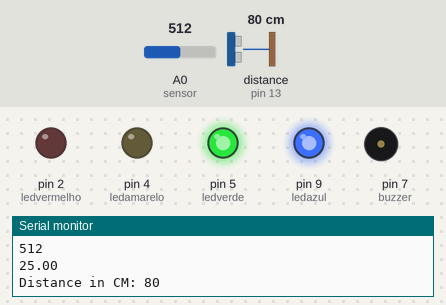
Recording of a sketch running on a simulated Arduino Uno, built with avr-gcc and run on an emulated ATmega328P. Shown: output pins drawn as LEDs (lit = HIGH), buzzer (waves = sounding), the last lines printed to the serial monitor. The inputs (shaded band) are chosen by the test bench; at power-on: distance to the obstacle (sensor on pin 13) 80 cm, A0 (sensor) = 512. Pins used as bus, display or sensor lines are not drawn.

Above: at 3.9 s.
4.0 s: distance to the obstacle (sensor on pin 13) set to 2 cm
At 8.4 s:
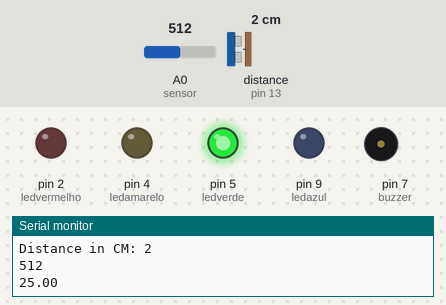
12.0 s: distance to the obstacle (sensor on pin 13) set to 59 cm
16.0 s: distance to the obstacle (sensor on pin 13) set to 68 cm
At 18.3 s:
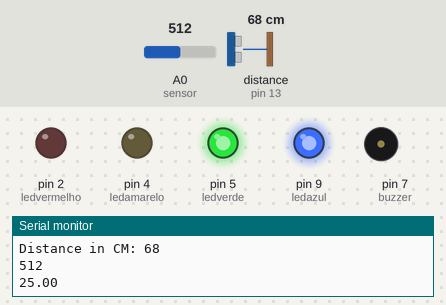
20.0 s: distance to the obstacle (sensor on pin 13) set to 4 cm
At 22.3 s:
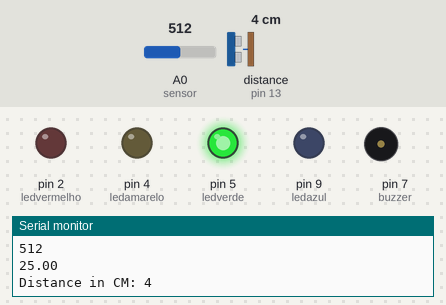
Timing chart, 0 to 23.8 s (numbered marks = the images above; inputs shaded):
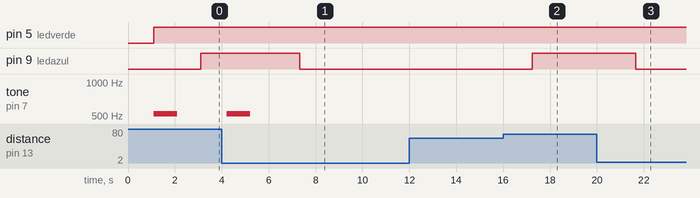

Measured:
- the behaviour switches between 63 and 64 cm on distance to the obstacle (sensor on pin 13) (found by bisection; images 1 and 2)
- after the input at 4.0 s, pin 9 (ledazul): HIGH → LOW after 3.3 s; tone on pin 7 (buzzer): goes on until 5.2 s, then stays silent
- after the input at 16.0 s, pin 9 (ledazul): LOW → HIGH after 1.2 s
- after the input at 20.0 s, pin 9 (ledazul): HIGH → LOW after 1.7 s

The sketch:

plantadenivel.ino
```cpp
#include <Ultrasonic.h>
int ledamarelo=4;
int ledverde=5;
int ledvermelho=2;
int ledazul=9;
int buzzer=7;

const int sensor =0;
double tempCelsius(int valorNTC){
  double temp;
  temp = log(((10240000 / valorNTC) - 10000));
  temp = 1 / (0.001129148 + (0.000234125+(0.0000000876741*temp*temp))*temp);
   return temp = temp - 273.15;
}


Ultrasonic ultrasonic(12, 13);
int distance;

void setup() {
  pinMode(ledamarelo, OUTPUT);
   pinMode(ledazul, OUTPUT);
    pinMode(ledverde, OUTPUT);
   pinMode(ledvermelho, OUTPUT);
   pinMode(buzzer,OUTPUT);
  Serial.begin(9600);
}

void loop() {
  distance = ultrasonic.read();
  Serial.print("Distance in CM: ");
  Serial.println(distance);
  delay(1000);

 int valor= analogRead(sensor);
double c = tempCelsius(valor);
Serial.println(valor);
Serial.println(c);
delay(100);

  if (distance >=2)  {
        digitalWrite(ledverde, HIGH);

  }
 else{ digitalWrite(ledverde,LOW);
 }
if ((distance <=48)&& (valor >=25) &&(valor <=27) ) { // mais de 40
        digitalWrite(ledamarelo, HIGH);

  }
 else
 digitalWrite(ledamarelo, LOW);


if (distance >=72)  {

        digitalWrite(buzzer, HIGH);
        tone(7,523,1000);
        delay (1000);
        noTone (7);
        delay(1000);
        digitalWrite(2,LOW);

  }
 else digitalWrite(buzzer, LOW);

if ((distance <=72) && (valor <=25)){
digitalWrite(ledvermelho, LOW);

}

else {
digitalWrite(ledvermelho, LOW);

}
 if (distance >=64)  {
        digitalWrite(ledazul, HIGH);
 }
else {
digitalWrite(ledazul, LOW);

}
}
```
